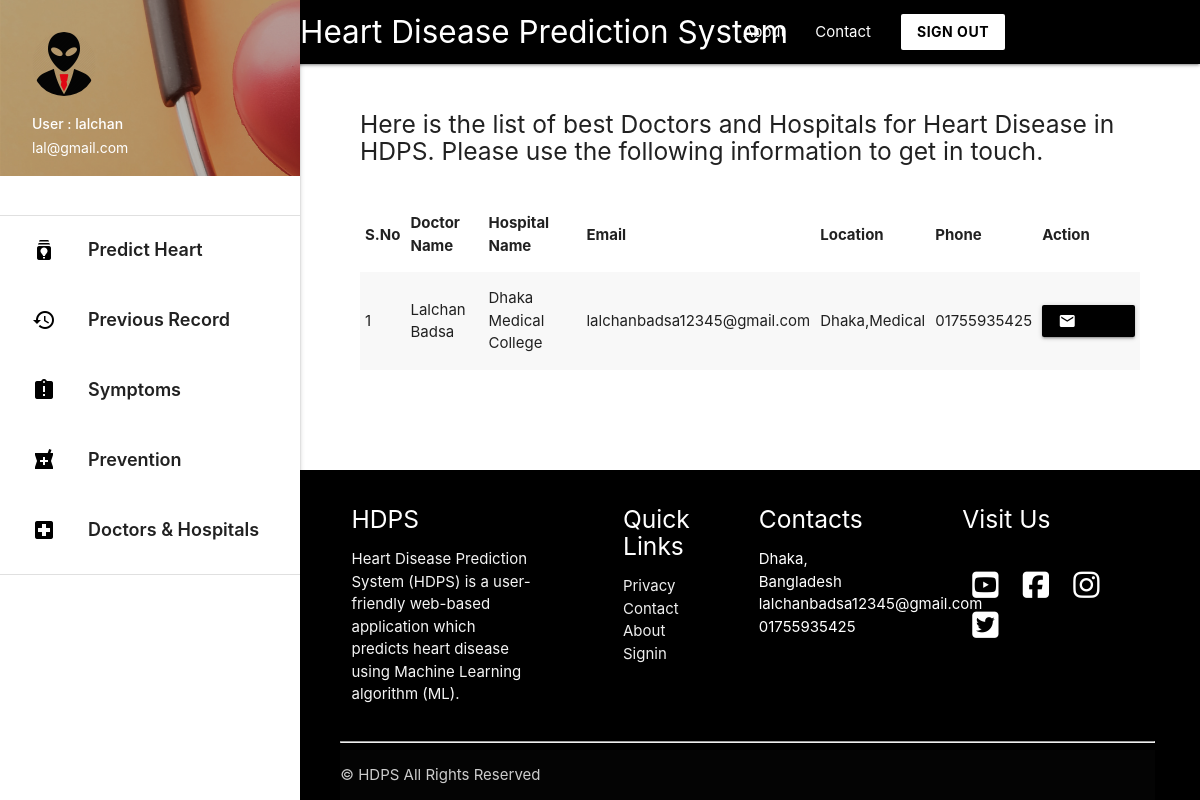
Page /doctorhospital (signed in) on the committed database.
### predictor/models.py (models this page shows, shortened)
class DoctorHospital(models.Model):
    doctor_name = models.CharField(max_length=25)
    hospital_name = models.CharField(max_length=25)
    email = models.EmailField()
    phone_no = models.CharField(max_length=25)
    Location = models.CharField(max_length=25)

### predictor/views.py (the view)
# urls.py: path('doctorhospital', views.doctorhospital , name='doctorhospital'),
def doctorhospital(request): # Displays list of doctors and hospitals for user
    if request.user.is_authenticated:
        datas = DoctorHospital.objects.all()
        return render(request , 'doctorshospitals.html',{'datas':datas})
    return render('/')

### templates/doctorshospitals.html (shortened to what this page needs)
{% extends 'base_layout2.html' %}
{% block content %}
<div class="con">
  <h5 > Here is the list of best Doctors and Hospitals for Heart Disease in HDPS. Please use the following information to get in touch.  </h5>
<br>
  <table class="striped">
   <thead>
     <tr>
         <th>S.No</th>
         <th>Doctor Name</th>
         <th>Hospital Name</th>
         <th>Email</th>
         <th>Location</th>
         <th>Phone</th>
         <th> Action</th>
     </tr>
   </thead>
   <tbody>
     {% for data in datas %}
     <tr>
       <td>{{ forloop.counter }}</td>
       <td>{{ data.doctor_name }}</td>
       <td>{{ data.hospital_name }}</td>
       <td>{{ data.email }}</td>
       <td>{{ data.Location }}</td>
       <td>{{ data.phone_no }}</td>
       <td>
         <a class="waves-effect waves-light btn-small black" href="https://mail.google.com/mail/?view=cm&fs=1&to={{ data.email }}" target="_blank"><i class="material-icons left">mail</i>Email Now</a>
      </td>
     </tr>
    {% endfor %}
   </tbody>
 </table>
<br> <br>
</div>
{% endblock %}

### templates/base_layout2.html (shortened to what this page needs)
{% load static %}
<!DOCTYPE html>
<html lang="en">
<head>
  <link href="{% static 'css/materialize.css' %}" type="text/css" rel="stylesheet" media="screen,projection" />
  <link href="{% static 'css/style.css' %}" type="text/css" rel="stylesheet" media="screen,projection" />
</head>
<body>
  <div class="navbar-fixed">
    <nav class="black">
      <div class="container">
        <div class="nav-wrapper">
          <a href="/" style="padding-left: 120px;" class="brand-logo ">Heart Disease Prediction System</a>
          <ul class="right hide-on-med-and-down hover_backcolor">
            <li><a href="{% url 'about' %}">About</a></li>
            <li><a href="{% url 'contact' %}">Contact</a></li>
            <a class=" white black-text waves-effect waves-dark btn  modal-trigger" href="{% url 'signout' %}"><b>SIGN
                OUT </b></a>
          </ul>
        </div>
      </div>
    </nav>
  </div>
  <ul id="slide-out" class="sidenav sidenav-fixed">
    <li>
      <div class="user-view">
        <div class="background">
          <img src="{% static 'img/about.png' %}">
        </div>
        <a href="#user"><img class="circle" src="{% static 'img/user.png' %}"></a>
        <a href="#name"><span class="white-text name">User : {{ request.user.username }} </span></a>
        <a href="#email"><span class="white-text email">{{ request.user.email }}</span></a>
      </div>
    </li>
    <br>
    <li>
      <div class="divider"></div>
    </li>
    <li><a style="font-weight: 600; font-size: 18px; height: 70px; padding-top: 10px;" class="waves-effect hoverable"
        href="/"><i class="material-icons black-text">batch_prediction</i> Predict Heart Disease </a></li>
    <li><a style="font-weight: 600; font-size: 18px; height: 70px; padding-top: 10px;" class="waves-effect hoverable"
        href="{% url 'record' %}"><i class="material-icons black-text">history</i> Previous Record </a></li>
    <li><a style="font-weight: 600; font-size: 18px; height: 70px; padding-top: 10px;" class="waves-effect hoverable"
        href="{% url 'symptoms' %}"><i class="material-icons black-text">assignment_late</i> Symptoms </a></li>
    <li><a style="font-weight: 600; font-size: 18px; height: 70px; padding-top: 10px;" class="waves-effect hoverable"
        href="{% url 'prevention' %}"><i class="material-icons black-text">local_pharmacy</i> Prevention </a></li>
    <li><a style="font-weight: 600; font-size: 18px; height: 70px; padding-top: 10px;" class="waves-effect hoverable"
        href="{% url 'doctorhospital' %}"><i class="material-icons black-text">local_hospital</i> Doctors & Hospitals
      </a></li>
    <li>
      <div class="divider"></div>
    </li>
  </ul>
  <a href="#" data-target="slide-out" class="sidenav-trigger"><i class="material-icons">menu</i></a>
  {% block content %}
  {% endblock %}
  <section>
    <footer class=" hide-on-small-only black page-footer">
      <div class="" style=" width: 90%; margin: auto;">
        <div class="row">
          <div class="col  s12 m6 l3 ">
            <h5 class="white-text">HDPS</h5>
            <p class="grey-text text-lighten-4">Heart Disease Prediction System (HDPS) is a user-friendly web-based
              application which predicts heart disease using
              Machine Learning algorithm (ML). </p>
          </div>
          <div class="  col l2 m6 s12 offset-l1 ">
            <h5 class="white-text">Quick Links</h5>
            <ul>
              <li><a class="grey-text text-lighten-3" href="#!">Privacy</a></li>
              <li><a class="grey-text text-lighten-3" href="{% url 'contact' %}">Contact</a></li>
              <li><a class="grey-text text-lighten-3" href="{% url 'about' %}">About</a></li>
              <li><a class="grey-text text-lighten-3" href="{% url 'signin' %}">Signin</a></li>
            </ul>
          </div>
          <div class="col l2 m6 s12  ">
            <h5 class="white-text">Contacts</h5>
            <ul>
              <li>Dhaka, Bangladesh</li>
              <li>lalchanbadsa12345@gmail.com</li>
              <li>01755935425</li>
            </ul>
          </div>
          <div class=" col l3 m6 s12 offset-l1 ">
            <h5 class="white-text">Visit Us</h5>
            <br>
            <a href="https://web.facebook.com/lalchan.badsa.96" target="_blank"> <i
                style="color: white; margin: 5px 10px;" class="fab fa-youtube-square fa-2x"></i></a>
            <a href="https://web.facebook.com/lalchan.badsa.96" target="_blank"> <i
                style="color: white; margin: 5px 10px;" class="fab fa-facebook-square fa-2x"></i></a>
            <a href="https://web.facebook.com/lalchan.badsa.96" target="_blank"> <i
                style="color: white; margin: 5px 10px;" class="fab fa-instagram fa-2x"></i></a>
            <a href="https://web.facebook.com/lalchan.badsa.96" target="_blank"> <i
                style="color: white; margin: 5px 10px;" class="fab fa-twitter-square fa-2x"></i> </a>
          </div>
        </div>
        <hr>
        <div class="footer-copyright">
          © HDPS All Rights Reserved
        </div>
      </div>
    </footer>
  </section>
</body>
</html>

### templates/doctorshospitals.html (style rules this page uses)
footer { padding-left: 295px; }
.con { padding-left: 390px; width: 90%; flex: 1 0 auto; }
body { display: flex; min-height: 100vh; flex-direction: column; }

### templates/base_layout2.html (style rules this page uses)
footer { padding-left: 295px; }
.con { padding-left: 360px; width: 95%; }

### rows in the picture
DoctorHospital: doctor_name "Lalchan Badsa", hospital_name "Dhaka Medical College", email "lalchanbadsa12345@gmail.com", Location "Dhaka,Medical", phone_no "01755935425"

### other values in the picture
{{ request.user.username }} "lalchan"
{{ request.user.email }} "lal@gmail.com"
